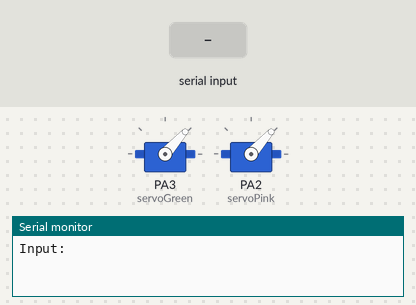
A program run on a simulated STM32 Blue Pill. On the bench: 2 × servo, the last lines printed to the serial monitor. The inputs (shaded band) are chosen by the test bench.

Above: at 1.2 s.
1.3 s: "90,45\n" received over Serial
At 3.5 s:
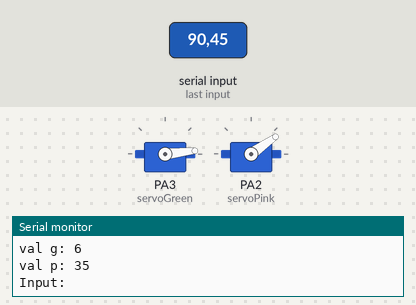
3.8 s: "30,150\n" received over Serial
At 4.6 s:
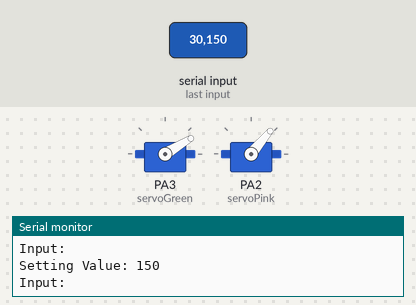
Timing chart, 0 to 6.8 s (numbered marks = the images above; inputs shaded):
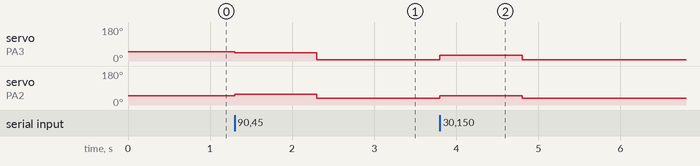

Measured:
- after the input at 1.3 s, servo on PA3 (servoGreen): 48° → 43° at once, → 6° 1.0 s later; servo on PA2 (servoPink): 48° → 57° at once, → 35° 1.0 s later
- after the input at 3.8 s, servo on PA3 (servoGreen): 6° → 31° at once, → 6° 1.0 s later; servo on PA2 (servoPink): 35° → 50° at once, → 35° 1.0 s later

The program:

main.cpp
```cpp
#include <Arduino.h>
#include <Servo.h>

Servo servoGreen;  // create servo object to control a servo
Servo servoPink;

int potpin = 0;
int val;

void setup() {
    Serial.begin(115200);
    // will pause Zero, Leonardo, etc until serial console opens
    while (!Serial) delay(10);

    servoGreen.attach(A3, 1000, 2500);
    servoPink.attach(A2, 1000, 2500);

    servoPink.write(48);
    servoGreen.write(48);
}

void loop() {

    Serial.printf("Input:");
    while (Serial.available() == 0) {
    };
    int val = Serial.parseInt();  // read int or parseFloat for ..float...
    Serial.printf("\nSetting Value: %d\n", val, val);

    // Green Limits: 6 -> 90
    // Pink Limits: 35 -> 85

    if (0 > val || val > 100) return;

    long g_val = map(val, 0, 100, 6, 90);
    long p_val = map(val, 0, 100, 35, 85);

    Serial.printf("val g: %d\n", g_val);
    Serial.printf("val p: %d\n", p_val);

    servoGreen.write(g_val);
    servoPink.write(p_val);
}
```
